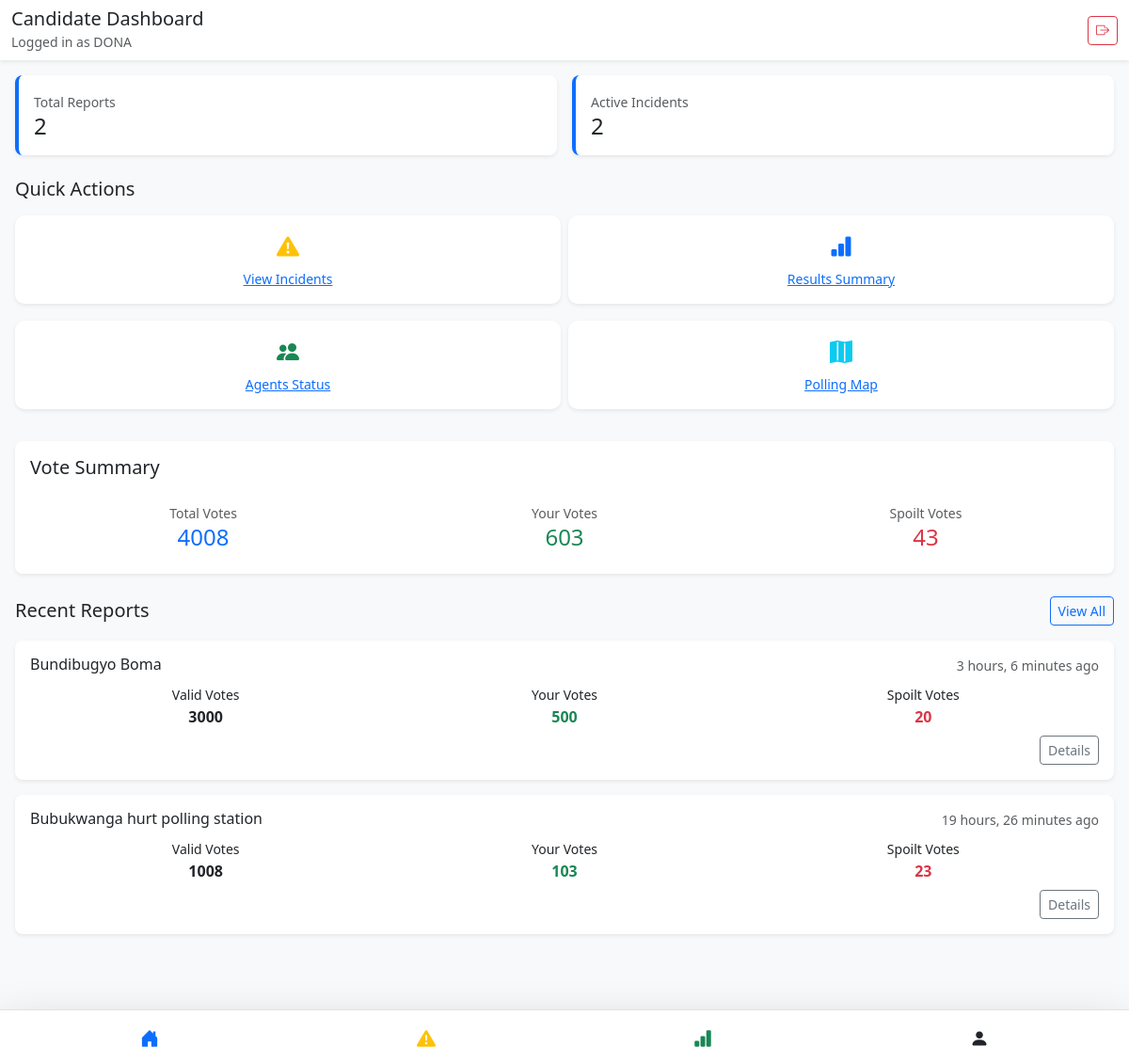
Page /candidate_dashboard.html (signed in) on the committed database.
### agent/models.py (models this page shows, shortened)
class VoteReport(models.Model):
    agent = models.ForeignKey(Agent, on_delete=models.CASCADE, related_name='vote_report', null=True, blank=True  )
    poll_name = models.CharField(max_length=200)
    location = models.CharField(max_length=200, blank=True)
    valid_vote = models.IntegerField(default=0)
    spoilt_vote = models.IntegerField(default=0)
    vote_count = models.IntegerField(default=0)
    comment = models.TextField(blank=True)
    photo = models.ImageField(upload_to='vote_reports/', null=True, blank=True)
    dr_form = models.FileField(upload_to='dr_forms/')
    submitted_at = models.DateTimeField(default=timezone.now)

### agent/views.py (the view)
# urls.py: path('candidate_dashboard.html', views.candidate_dashboard, name='candidate_dashboard'),
@login_required
def candidate_dashboard(request):
    try:
        candidate = request.user.candidate
    except:
        return redirect('candidate_login')
    reports = VoteReport.objects.filter(agent__candidate=candidate).order_by('-submitted_at')
    incidents = Incident.objects.filter(agent__candidate=candidate, resolved=False).order_by('-submitted_at')
    vote_totals = VoteReport.objects.filter(
        agent__candidate=candidate
    ).aggregate(
        valid_vote=Sum('valid_vote'),
        vote_count=Sum('vote_count'),
        spoilt_vote=Sum('spoilt_vote')
    )
    context = {
        'reports': reports[:5],
        'total_votes': vote_totals['valid_vote'] or 0,
        'candidate_votes': vote_totals['vote_count'] or 0,
        'spoilt_votes': vote_totals['spoilt_vote'] or 0,
        'active_incidents_count': incidents.count() or 0,
    }
    return render(request, 'candidate_dashboard.html', context)

### templates/candidate_dashboard.html (shortened to what this page needs)
<!DOCTYPE html>
<html lang="en">
<head>
  <link href="https://cdn.jsdelivr.net/npm/bootstrap@5.3.0/dist/css/bootstrap.min.css" rel="stylesheet">
  <link rel="stylesheet" href="https://cdn.jsdelivr.net/npm/bootstrap-icons@1.10.0/font/bootstrap-icons.css">
</head>
<body class="bg-light">
  <header class="sticky-top bg-white shadow-sm">
    <div class="container-fluid py-2">
      <div class="d-flex justify-content-between align-items-center">
        <div>
          <h5 class="mb-0">Candidate Dashboard</h5>
          <small class="text-muted">Logged in as {{ user.username }}</small>
        </div>
        <a href="{% url 'logout' %}" class="btn btn-sm btn-outline-danger">
          <i class="bi bi-box-arrow-right"></i>
        </a>
      </div>
    </div>
  </header>
  <main class="container-fluid p-3">
    <div class="row g-3 mb-4">
      <div class="col-6">
        <div class="status-card bg-white p-3 shadow-sm">
          <small class="text-muted">Total Reports</small>
          <h4 class="mb-0">{{ reports|length }}</h4>
        </div>
      </div>
      <div class="col-6">
        <div class="status-card bg-white p-3 shadow-sm">
          <small class="text-muted">Active Incidents</small>
          <h4 class="mb-0">{{ active_incidents_count }}</h4>
        </div>
      </div>
    </div>
    <h5 class="mb-3">Quick Actions</h5>
    <div class="row g-2 mb-4">
      <div class="col-6">
        <a href="{% url 'reported_incident' %}" class="quick-action-btn bg-white shadow-sm d-block">
          <div class="text-warning mb-1">
            <i class="bi bi-exclamation-triangle-fill fs-4"></i>
          </div>
          <small>View Incidents</small>
        </a>
      </div>
      <div class="col-6">
         <a href="{% url 'results_summary' %}" class="quick-action-btn bg-white shadow-sm d-block">
          <div class="text-primary mb-1">
            <i class="bi bi-bar-chart-fill fs-4"></i>
          </div>
          <small>Results Summary</small>
        </a>
      </div>
      <div class="col-6">
        <a href="#" class="quick-action-btn bg-white shadow-sm d-block">
          <div class="text-success mb-1">
            <i class="bi bi-people-fill fs-4"></i>
          </div>
          <small>Agents Status</small>
        </a>
      </div>
      <div class="col-6">
        <a href="#" class="quick-action-btn bg-white shadow-sm d-block">
          <div class="text-info mb-1">
            <i class="bi bi-map-fill fs-4"></i>
          </div>
          <small>Polling Map</small>
        </a>
      </div>
    </div>
    <div class="bg-white rounded-3 shadow-sm p-3 mb-4">
      <h5 class="mb-3">Vote Summary</h5>
      <div class="row g-3 text-center">
        <div class="col-4">
          <div class="p-2">
            <small class="text-muted">Total Votes</small>
            <h4 class="mb-0 text-primary">{{ total_votes }}</h4>
          </div>
        </div>
        <div class="col-4">
          <div class="p-2">
            <small class="text-muted">Your Votes</small>
            <h4 class="mb-0 text-success">{{ candidate_votes }}</h4>
          </div>
        </div>
        <div class="col-4">
          <div class="p-2">
            <small class="text-muted">Spoilt Votes</small>
            <h4 class="mb-0 text-danger">{{ spoilt_votes }}</h4>
          </div>
        </div>
      </div>
    </div>
    <div class="d-flex justify-content-between align-items-center mb-3">
      <h5 class="mb-0">Recent Reports</h5>
      <a href="#" class="btn btn-sm btn-outline-primary">View All</a>
    </div>
    {% if reports %}
      <div class="row g-3">
        {% for report in reports|slice:":4" %}
        <div class="col-12">
          <div class="report-card bg-white rounded-3 shadow-sm p-3">
            <div class="d-flex justify-content-between mb-2">
              <h6 class="mb-0">{{ report.poll_name }}</h6>
              <small class="text-muted">{{ report.submitted_at|timesince }} ago</small>
            </div>
            <div class="row g-2 text-center">
              <div class="col-4">
                <small>Valid Votes</small>
                <p class="mb-0 fw-bold">{{ report.valid_vote }}</p>
              </div>
              <div class="col-4">
                <small>Your Votes</small>
                <p class="mb-0 fw-bold text-success">{{ report.vote_count }}</p>
              </div>
              <div class="col-4">
                <small>Spoilt Votes</small>
                <p class="mb-0 fw-bold text-danger">{{ report.spoilt_vote }}</p>
              </div>
            </div>
            <div class="d-flex justify-content-end mt-2">
<a href="{% url 'report_detail' report.id %}" class="btn btn-sm btn-outline-secondary">Details</a>
            </div>
          </div>
        </div>
        {% endfor %}
      </div>
    {% else %}
      <div class="alert alert-info">
        <i class="bi bi-info-circle"></i> No reports submitted yet by your agents.
      </div>
    {% endif %}
  </main>
  <nav class="navbar fixed-bottom bg-white shadow-lg border-top">
    <div class="container-fluid">
      <div class="d-flex justify-content-around w-100">
        <a href="#" class="btn btn-link text-primary active">
          <i class="bi bi-house-door-fill fs-5"></i>
        </a>
        <a href="{% url 'reported_incident' %}" class="btn btn-link text-warning">
          <i class="bi bi-exclamation-triangle-fill fs-5"></i>
        </a>
        <a href="#" class="btn btn-link text-success">
          <i class="bi bi-bar-chart-fill fs-5"></i>
        </a>
        <a href="#" class="btn btn-link text-dark">
          <i class="bi bi-person-fill fs-5"></i>
        </a>
      </div>
    </div>
  </nav>
</body>
</html>

### templates/candidate_dashboard.html (style rules this page uses)
.quick-action-btn { border-radius: 10px; padding: 15px; margin-bottom: 10px; text-align: center; transition: all 0.2s; }
.status-card { border-left: 4px solid #0d6efd; border-radius: 8px; }
.report-card { transition: all 0.2s; }
body.bg-light { padding-bottom: 60px; }
.navbar.fixed-bottom { height: 56px; z-index: 1030; transition: transform 0.3s ease-in-out; }
main.container-fluid { margin-bottom: 60px; padding-bottom: 20px; }

### rows in the picture
VoteReport: poll_name "Bundibugyo Boma", submitted_at "3 hours, 6 minutes", valid_vote "3000", vote_count "500", spoilt_vote "20"
VoteReport: poll_name "Bubukwanga hurt polling station", submitted_at "19 hours, 26 minutes", valid_vote "1008", vote_count "103", spoilt_vote "23"

### other values in the picture
{{ user.username }} "DONA"
{{ reports|length }} "2"
{{ active_incidents_count }} "2"
{{ total_votes }} "4008"
{{ candidate_votes }} "603"
{{ spoilt_votes }} "43"
